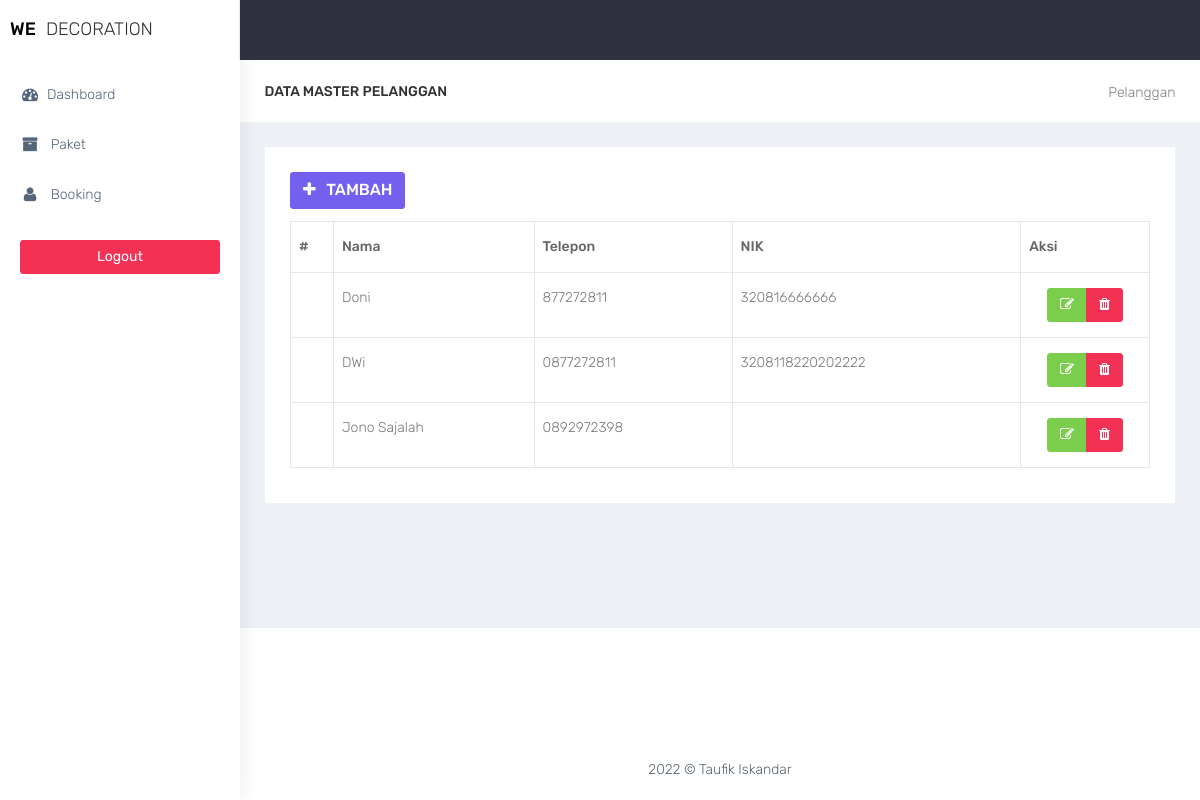
Page /admin/pelanggan.php on the committed database.
### tables this page shows
CREATE TABLE `users` (
  `id_user` int(11) NOT NULL,
  `nama_user` varchar(30) NOT NULL,
  `no_hp` char(13) NOT NULL,
  `nik` varchar(20) DEFAULT NULL,
  `username` varchar(30) NOT NULL,
  `password` varchar(50) NOT NULL,
  `role` enum('admin','member','','') NOT NULL
);

### admin/functions.php (called while the page is built, shortened)
<?php
function getdata($conn,$query){
    $data = mysqli_query($conn,$query);
    if (mysqli_num_rows($data) > 0) {
        while($row = mysqli_fetch_assoc($data)){
            $hasil[] = $row;
        }
        return $hasil;
    }
}
?>

### admin/pelanggan.php (the view, shortened to what this page needs)
<?php
require 'functions.php';
require '../layout/layout_header.php';
$query = 'SELECT * FROM users WHERE role="member"';
$data = getdata($conn,$query);
?>
<div class="container-fluid">
    <div class="row bg-title">
        <div class="col-lg-3 col-md-4 col-sm-4 col-xs-12">
            <h4 class="page-title">Data Master Pelanggan</h4> </div>
            <div class="col-lg-9 col-sm-8 col-md-8 col-xs-12">
                <ol class="breadcrumb">
                    <li><a href="#">Pelanggan</a></li>
                </ol>
            </div>
        </div>
        <div class="row">
            <div class="col-md-12 col-lg-12 col-sm-12 col-xs-12">
                <div class="white-box">
                    <div class="row">
                        <div class="col-md-6">
                            <a href="pelanggan_tambah.php" class="btn btn-primary box-title"><i class="fa fa-plus fa-fw"></i> Tambah</a>
                        </div>
                    </div>
                    <div class="table-responsive">
                        <table class="table table-bordered thead-dark" id="table">
                            <thead class="thead-dark">
                                <tr>
                                    <th width="5%">#</th>
                                    <th>Nama</th>
                                    <th>Telepon</th>
                                    <th>NIK</th>
                                    <th width="15%">Aksi</th>
                                </tr>
                            </thead>
                            <tbody>
                                <?php foreach($data as $member): ?>
                                    <tr>
                                        <td></td>
                                        <td><?= $member['nama_user'] ?></td>
                                        <td><?= $member['no_hp'] ?></td>
                                        <td><?= $member['nik'] ?></td>
                                        <td align="center">
                                            <div class="btn-group" role="group" aria-label="Basic example">
                                              <a href="pelanggan_edit.php?id=<?= $member['id_user']; ?>" data-toggle="tooltip" data-placement="bottom" title="Edit" class="btn btn-success"><i class="fa fa-edit"></i></a> </a>
                                              <a href="pelanggan_hapus.php?id=<?= $member['id_user']; ?>" onclick="return confirm('Yakin hapus data ? ');" data-toggle="tooltip" data-placement="bottom" title="Hapus" class="btn btn-danger"><i class="fa fa-trash"></i></a>
                                          </div>
                                      </td>
                                  </tr>
                              <?php endforeach; ?>
                          </tbody>
                      </table>
                  </div>
              </div>
          </div>
      </div>
  </div>
  <?php
  require '../layout/layout_footer.php';
  ?>

### assets/css/colors/default.css (style rules this page uses)
body { background: #fff; }

### rows in the picture
users: nama_user "Doni", no_hp "877272811", nik "320816666666"
users: nama_user "DWi", no_hp "0877272811", nik "3208118220202222"
users: nama_user "Jono Sajalah", no_hp "0892972398"
